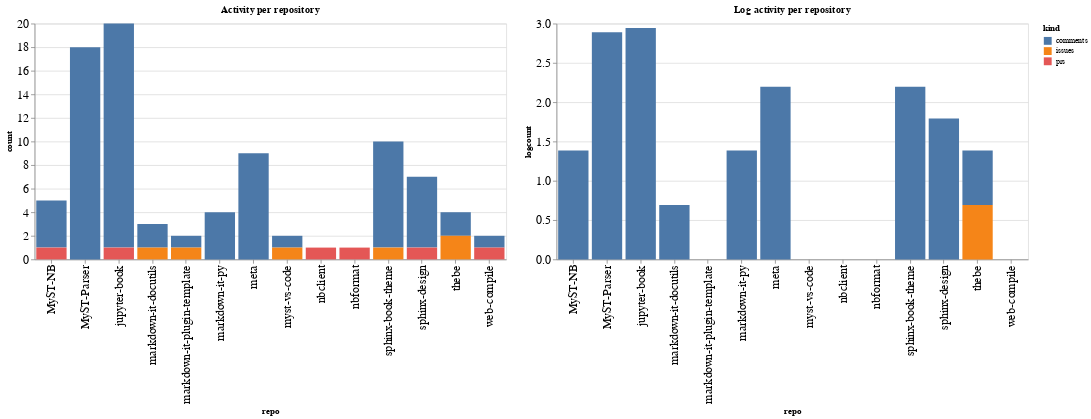

Here is the notebook cell this chart was saved with:
### Code cell
ch1 = alt.Chart(repo_summaries, width=600, title="Activity per repository").mark_bar().encode(
    x='repo',
    y='count',
    color='kind',
    tooltip="kind"
)

ch2 = alt.Chart(repo_summaries, width=600, title="Log activity per repository").mark_bar().encode(
    x='repo',
    y='logcount',
    color='kind',
    tooltip="kind"
)

ch1 | ch2

### Figure 1 — Vega-Lite specification as saved in the notebook (floating-point values rounded to 4 significant figures)
{"config": {"axisLeft": {"labelFontSize": 15}, "axisBottom": {"labelFontSize": 15}}, "hconcat": [{"mark": "bar", "encoding": {"color": {"type": "nominal", "field": "kind"}, "tooltip": {"type": "nominal", "field": "kind"}, "x": {"type": "nominal", "field": "repo"}, "y": {"type": "quantitative", "field": "count"}}, "title": "Activity per repository", "width": 600}, {"mark": "bar", "encoding": {"color": {"type": "nominal", "field": "kind"}, "tooltip": {"type": "nominal", "field": "kind"}, "x": {"type": "nominal", "field": "repo"}, "y": {"type": "quantitative", "field": "logcount"}}, "title": "Log activity per repository", "width": 600}], "data": {"name": "data-6f03b342696f01e559a96b9870200b02"}, "$schema": "https://vega.github.io/schema/vega-lite/v4.8.1.json", "datasets": {"data-6f03b342696f01e559a96b9870200b02": [{"repo": "MyST-NB", "kind": "comments", "count": 4, "logcount": 1.386}, {"repo": "MyST-NB", "kind": "prs", "count": 1, "logcount": 0.0}, {"repo": "MyST-Parser", "kind": "comments", "count": 18, "logcount": 2.89}, {"repo": "jupyter-book", "kind": "comments", "count": 19, "logcount": 2.944}, {"repo": "jupyter-book", "kind": "prs", "count": 1, "logcount": 0.0}, {"repo": "markdown-it-docutils", "kind": "comments", "count": 2, "logcount": 0.6931}, {"repo": "markdown-it-docutils", "kind": "issues", "count": 1, "logcount": 0.0}, {"repo": "markdown-it-plugin-template", "kind": "comments", "count": 1, "logcount": 0.0}, {"repo": "markdown-it-plugin-template", "kind": "issues", "count": 1, "logcount": 0.0}, {"repo": "markdown-it-py", "kind": "comments", "count": 4, "logcount": 1.386}, {"repo": "meta", "kind": "comments", "count": 9, "logcount": 2.197}, {"repo": "myst-vs-code", "kind": "comments", "count": 1, "logcount": 0.0}, {"repo": "myst-vs-code", "kind": "issues", "count": 1, "logcount": 0.0}, {"repo": "nbclient", "kind": "prs", "count": 1, "logcount": 0.0}, {"repo": "nbformat", "kind": "prs", "count": 1, "logcount": 0.0}, {"repo": "sphinx-book-theme", "kind": "comments", "count": 9, "logcount": 2.197}, {"repo": "sphinx-book-theme", "kind": "issues", "count": 1, "logcount": 0.0}, {"repo": "sphinx-design", "kind": "comments", "count": 6, "logcount": 1.792}, {"repo": "sphinx-design", "kind": "prs", "count": 1, "logcount": 0.0}, {"repo": "thebe", "kind": "comments", "count": 2, "logcount": 0.6931}, {"repo": "thebe", "kind": "issues", "count": 2, "logcount": 0.6931}, {"repo": "web-compile", "kind": "comments", "count": 1, "logcount": 0.0}, {"repo": "web-compile", "kind": "prs", "count": 1, "logcount": 0.0}]}}
